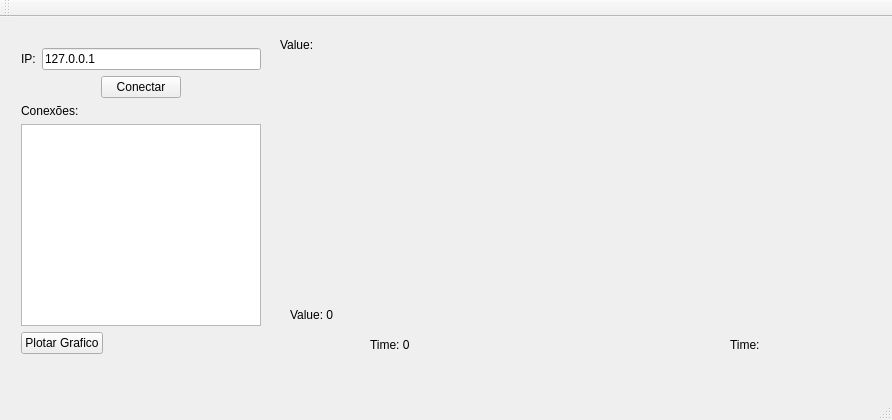
<?xml version="1.0" encoding="UTF-8"?>
<ui version="4.0">
 <class>MainWindow</class>
 <widget class="QMainWindow" name="MainWindow">
  <property name="geometry">
   <rect>
    <x>0</x>
    <y>0</y>
    <width>892</width>
    <height>420</height>
   </rect>
  </property>
  <property name="windowTitle">
   <string>MainWindow</string>
  </property>
  <widget class="QWidget" name="centralWidget">
   <widget class="Graph" name="widget" native="true">
    <property name="geometry">
     <rect>
      <x>370</x>
      <y>20</y>
      <width>431</width>
      <height>291</height>
     </rect>
    </property>
   </widget>
   <widget class="QWidget" name="layoutWidget">
    <property name="geometry">
     <rect>
      <x>10</x>
      <y>20</y>
      <width>262</width>
      <height>328</height>
     </rect>
    </property>
    <layout class="QVBoxLayout" name="verticalLayout_4">
     <item>
      <layout class="QVBoxLayout" name="verticalLayout_3">
       <item>
        <layout class="QHBoxLayout" name="horizontalLayout_2">
         <item>
          <widget class="QLabel" name="label_2">
           <property name="text">
            <string>IP:</string>
           </property>
          </widget>
         </item>
         <item>
          <widget class="QLineEdit" name="lineEditIP">
           <property name="text">
            <string>127.0.0.1</string>
           </property>
          </widget>
         </item>
        </layout>
       </item>
       <item>
        <layout class="QHBoxLayout" name="horizontalLayout_3">
         <item>
          <spacer name="horizontalSpacer_2">
           <property name="orientation">
            <enum>Qt::Horizontal</enum>
           </property>
           <property name="sizeHint" stdset="0">
            <size>
             <width>40</width>
             <height>20</height>
            </size>
           </property>
          </spacer>
         </item>
         <item>
          <widget class="QPushButton" name="pushButtonConnect">
           <property name="text">
            <string>Conectar</string>
           </property>
          </widget>
         </item>
         <item>
          <spacer name="horizontalSpacer_3">
           <property name="orientation">
            <enum>Qt::Horizontal</enum>
           </property>
           <property name="sizeHint" stdset="0">
            <size>
             <width>40</width>
             <height>20</height>
            </size>
           </property>
          </spacer>
         </item>
        </layout>
       </item>
      </layout>
     </item>
     <item>
      <layout class="QVBoxLayout" name="verticalLayout_2">
       <item>
        <layout class="QVBoxLayout" name="verticalLayout">
         <item>
          <widget class="QLabel" name="label">
           <property name="text">
            <string>Conexões:</string>
           </property>
          </widget>
         </item>
         <item>
          <widget class="QListWidget" name="listWidgetConnections"/>
         </item>
        </layout>
       </item>
       <item>
        <layout class="QHBoxLayout" name="horizontalLayout">
         <item>
          <widget class="QPushButton" name="pushButtonPlot">
           <property name="text">
            <string>Plotar Grafico</string>
           </property>
          </widget>
         </item>
         <item>
          <spacer name="horizontalSpacer">
           <property name="orientation">
            <enum>Qt::Horizontal</enum>
           </property>
           <property name="sizeHint" stdset="0">
            <size>
             <width>40</width>
             <height>20</height>
            </size>
           </property>
          </spacer>
         </item>
        </layout>
       </item>
      </layout>
     </item>
    </layout>
   </widget>
   <widget class="QLabel" name="labelMax">
    <property name="geometry">
     <rect>
      <x>280</x>
      <y>20</y>
      <width>81</width>
      <height>16</height>
     </rect>
    </property>
    <property name="text">
     <string>Value:</string>
    </property>
   </widget>
   <widget class="QLabel" name="labelMin">
    <property name="geometry">
     <rect>
      <x>290</x>
      <y>290</y>
      <width>81</width>
      <height>16</height>
     </rect>
    </property>
    <property name="text">
     <string>Value: 0</string>
    </property>
   </widget>
   <widget class="QLabel" name="labelTimeMin">
    <property name="geometry">
     <rect>
      <x>370</x>
      <y>320</y>
      <width>55</width>
      <height>16</height>
     </rect>
    </property>
    <property name="text">
     <string>Time: 0</string>
    </property>
   </widget>
   <widget class="QLabel" name="labelTimeMax">
    <property name="geometry">
     <rect>
      <x>730</x>
      <y>320</y>
      <width>71</width>
      <height>16</height>
     </rect>
    </property>
    <property name="text">
     <string>Time:</string>
    </property>
   </widget>
  </widget>
  <widget class="QMenuBar" name="menuBar">
   <property name="geometry">
    <rect>
     <x>0</x>
     <y>0</y>
     <width>892</width>
     <height>26</height>
    </rect>
   </property>
  </widget>
  <widget class="QToolBar" name="mainToolBar">
   <attribute name="toolBarArea">
    <enum>TopToolBarArea</enum>
   </attribute>
   <attribute name="toolBarBreak">
    <bool>false</bool>
   </attribute>
  </widget>
  <widget class="QStatusBar" name="statusBar"/>
 </widget>
 <layoutdefault spacing="6" margin="11"/>
 <customwidgets>
  <customwidget>
   <class>Graph</class>
   <extends>QWidget</extends>
   <header>graph.h</header>
   <container>1</container>
  </customwidget>
 </customwidgets>
 <resources/>
 <connections/>
</ui>
